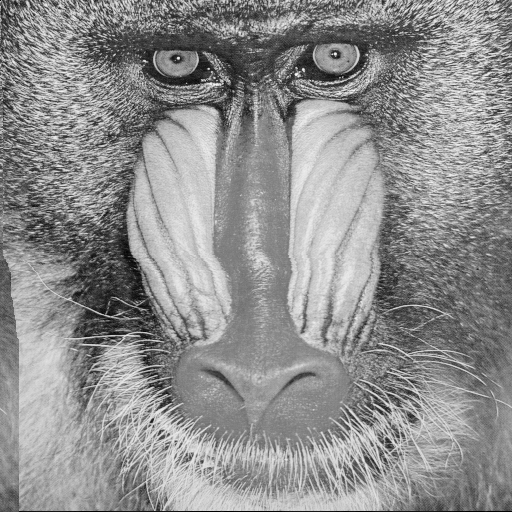
#> input picture img/Baboon512.pgm, 512 x 512 px, found by its file name
$ python kl_transform.py
#> lines starting #> are read from the running program, lines starting #| are printed output that depends on the picture; long printed decimals are rounded
import numpy as np
import matplotlib.pyplot as plt
import cv2
from scipy.stats import entropy

# Paramètres
img_path = "img/Baboon512.pgm"
save_path = "results/" + img_path.split("/")[-1]
size = 16
k = 20  # nombre de coefficients gardés

# Chargement image et Visualisation
img = cv2.imread(img_path, cv2.IMREAD_GRAYSCALE)
#> img is the input picture: shape (512, 512); min 0, max 255, mean 142.6
img = cv2.resize(img, (512, 512))

plt.figure()
plt.imshow(img, cmap="gray")
plt.colorbar()
plt.title("Image originale")


def calculer_entropie(image):
    hist, _ = np.histogram(image.flatten(), bins=256, range=(0, 256))
#> hist = 256 values, max 4514 at index 125, min 0 at index 11, mean 1024
    p = hist / hist.sum()
#> p = 256 values, max 0.0172 at index 125, min 0 at index 11, mean 0.00391
    p = p[p > 0]
#> p = 218 values, max 0.0172 at index 108, min 3.81e-06 at index 215, mean 0.00459
    return entropy(p, base=2)


print("Entropie originale :", calculer_entropie(img))
#| Entropie originale : 7.297

# Découpage en blocs
h, w = img.shape
#> h = 512; w = 512

blocks = (
    img
    .reshape(h // size, size, w // size, size)
    .transpose(0, 2, 1, 3)
    .reshape(-1, size, size)
)

# Vectorisation
vecteurs = blocks.reshape(-1, size * size).astype(np.float64)
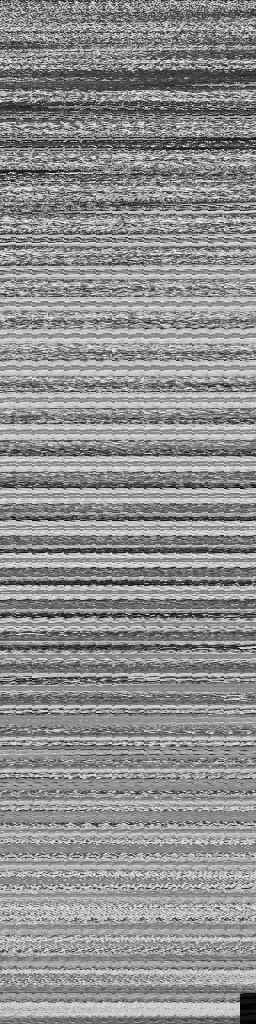
#> vecteurs: shape (1024, 256) float64; min 0, max 255, mean 142.6

print("Vecteurs :", vecteurs.shape)
#| Vecteurs : (1024, 256)

# Centrage
moyenne = np.mean(vecteurs, axis=0)
#> moyenne = 256 values, max 145.3 at index 9, min 137.9 at index 255, mean 142.6
vecteurs_centres = vecteurs - moyenne

# Covariance
cov = np.cov(vecteurs_centres, rowvar=False)
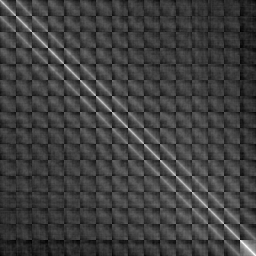
#> cov: shape (256, 256) float64; min 649.8, max 2689.9, mean 1162.8; drawn with min black and max white

# Décomposition spectrale
valeurs_propres, vecteurs_propres = np.linalg.eigh(cov)
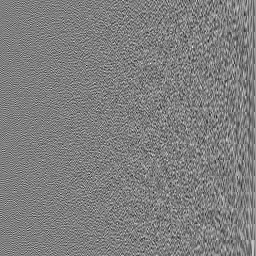
#> vecteurs_propres: shape (256, 256) float64; min -0.309, max 0.311, mean 0.000264; drawn with min black and max white
#> valeurs_propres = 256 values from 21.27 to 298459.6

# Tri croissant (énoncé)
idx = np.argsort(valeurs_propres)
#> idx = 256 values from 0 to 255

valeurs_propres = valeurs_propres[idx]
FI = vecteurs_propres[:, idx]

print("FI :", FI.shape)
#| FI : (256, 256)

# Transformée KL
transformee_KL = vecteurs_centres @ FI
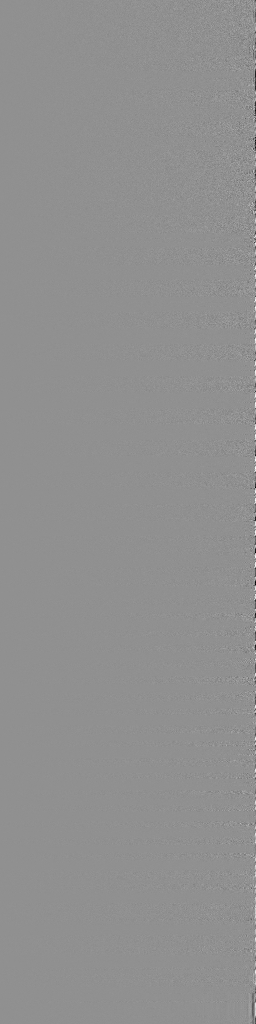
#> transformee_KL: shape (1024, 256) float64; min -1519.5, max 1162.3, mean 0; drawn with min black and max white

# Compression
nc = size * size - k

Y_mod = transformee_KL.copy()
Y_mod[:, :nc] = 0

print(f"Compression : {size*size} → {k}")
print(f"Coefficients annulés : {nc}")

# Transformée inverse
vecteurs_rec = Y_mod @ FI.T + moyenne
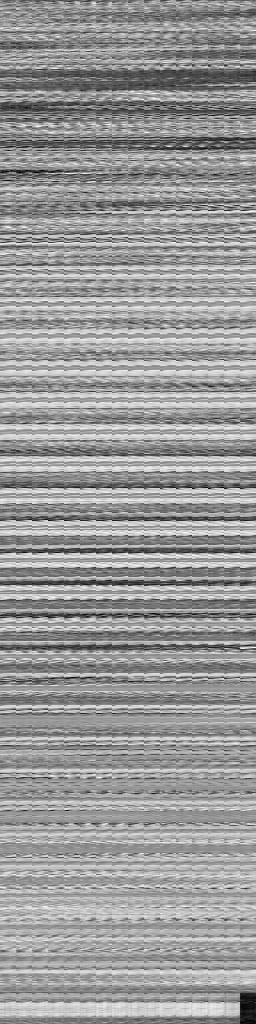
#> vecteurs_rec: shape (1024, 256) float64; min -9.4, max 243.7, mean 142.6; drawn with min black and max white

# Reconstruction image
image_rec = (
    vecteurs_rec
    .reshape(h // size, w // size, size, size)
    .transpose(0, 2, 1, 3)
    .reshape(h, w)
)
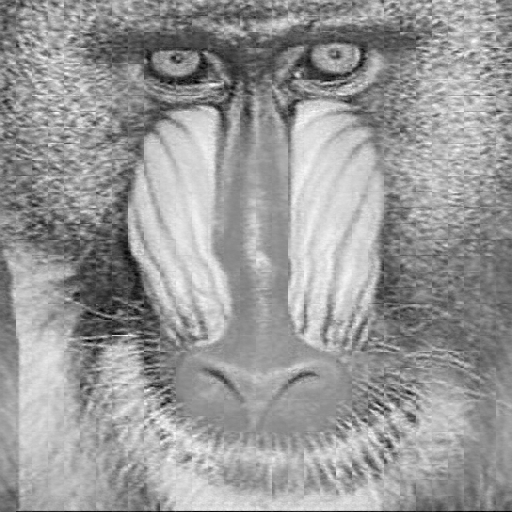
#> image_rec: shape (512, 512) float64; min -9.4, max 243.7, mean 142.6; drawn with min black and max white

image_rec = np.clip(image_rec, 0, 255).astype(np.uint8)

print("Entropie reconstruite :", calculer_entropie(image_rec))
#| Entropie reconstruite : 7.359

# Sauvegarde
cv2.imwrite(save_path, image_rec)

# Affichage
plt.figure()
plt.imshow(image_rec, cmap="gray")
plt.colorbar()
plt.title(f"Image reconstruite (k={k})")

plt.show()
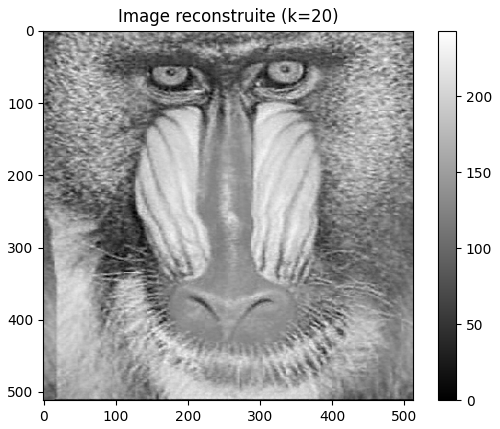
#> figure drawn by matplotlib, 2 panels
